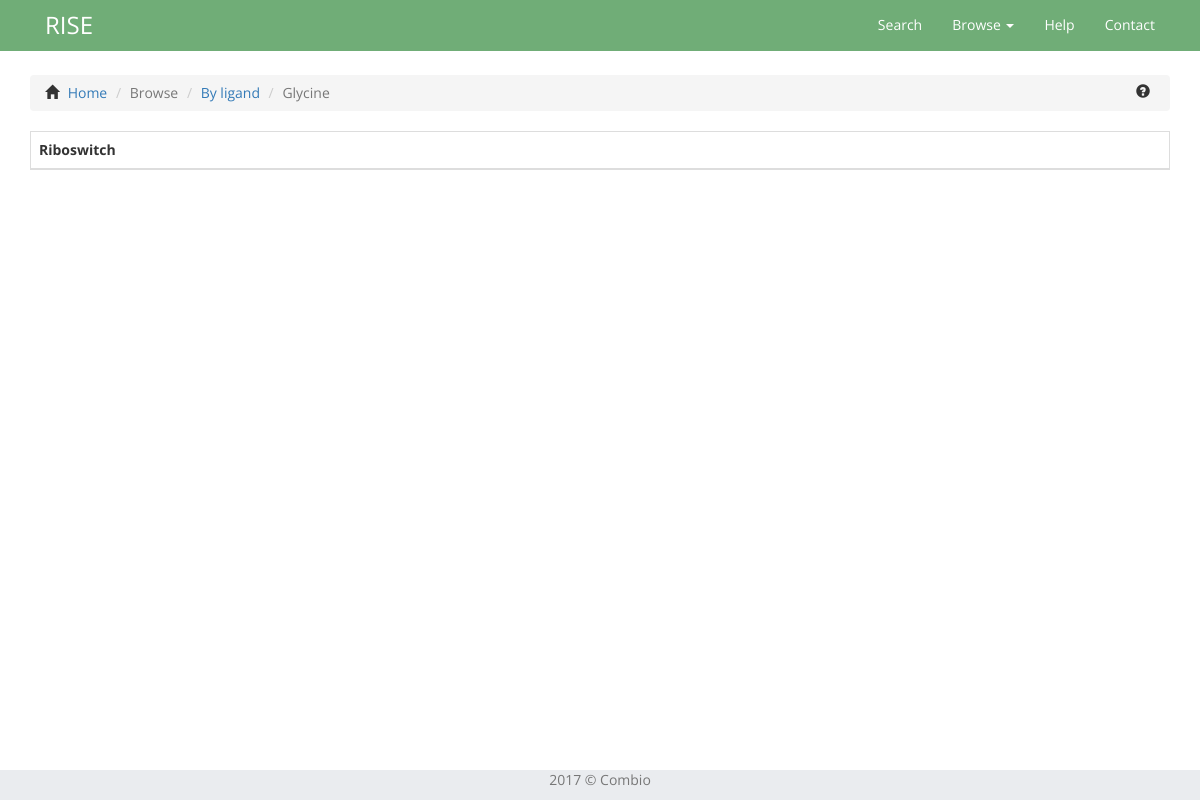
Page /browser/ligand/Glycine/ on the earlier database version.
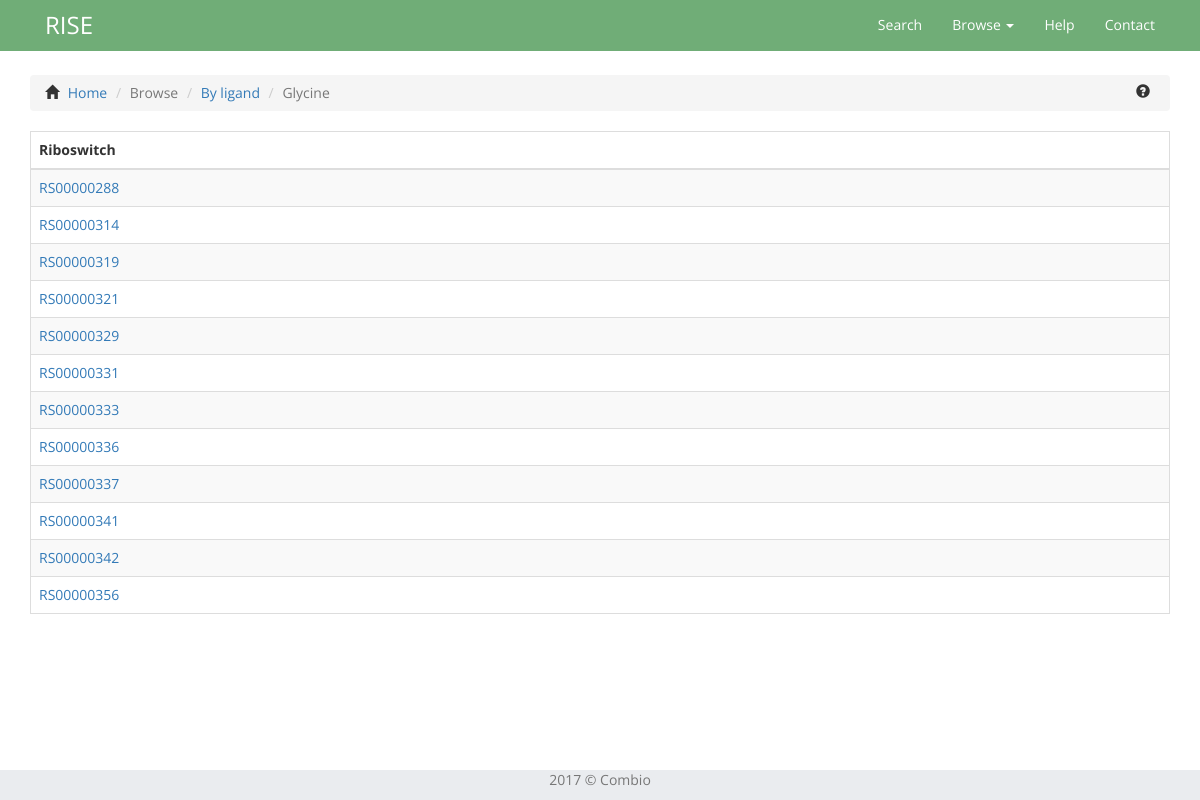
Same page on the later database version.
### database/models.py (models this page shows, shortened)
class Record(models.Model):
	family = models.ForeignKey('RiboFamily', null = True)
	gene = models.OneToOneField('Gene', null = True, related_name = 'gene')
	genes_under_operon_regulation = models.ManyToManyField('Gene', related_name = 'operon_gene') # MANY TO MANY
	terminator = models.OneToOneField('Position', null = True, related_name = 'terminator')
	promoter = models.OneToOneField('Position', null = True, related_name = 'promoter')
	shinedalgarno = models.OneToOneField('Position', null = True, related_name = 'shinedalgarno')
	articles = models.ManyToManyField('Article', related_name = 'article') # MANY TO MANY
	sequence = models.TextField('sekwencja') # Wywalic?
	EFFECT_CHOICES = (
		('+', 'ACTIVATION'),
		('.', 'UNKNOWN'),
		('-', 'SILECING'),
	)
	effect = models.CharField(max_length = 1, choices = EFFECT_CHOICES, default = '.')
	MECHANISM_CHOICES = (
		('TRN', 'TRANSCRIPTION'),
		('TRL', 'TRANSLATION'),
		('UN', 'UNKNOWN'),
		('DG', 'DEGRADATION'),
	)
	mechanism = models.CharField(max_length = 3, choices = MECHANISM_CHOICES, default = 'UN')
	mechanism_confirmation = models.ForeignKey('Article', related_name = 'confirmation', null = True) # ZROBIĆ!
	def name(self):
		return "RS{}".format((str(self.id).zfill(8)))

### database/views.py (the view)
# urls.py: url(r'^browser/ligand/(?P<ligand_name>[A-Za-z]+)/$', views.ligand_details, name='ligand_details'),
def ligand_details(request, ligand_name):
    recordList = []
    name = ligand_name
    for e in Record.objects.all():
        if e.family != None:
            print(e.family.ribo_class.ligands.all())
            if ligand_name in str(e.family.ribo_class.ligands.all()):
                dic = {
                    'id': e.id,
                    'name': e.name,
                    'ligand': None,
                }
                dic['name'] = e.name if e.name != None else dic['name']
                dic['ligand'] = e.family.ribo_class.ligands.all()[0].name if e.family.ribo_class.ligands.all() != None else dic['ligand']
                recordList.append(dic.copy())
    context = {
        'recordList': recordList,
        'name': name,
    }
    return render(request, 'database/ligand_details.html', context)

### database/models.py (called while the page is built)
	def __str__(self):
		return self.name.title()

### database/templates/database/ligand_details.html (shortened to what this page needs)
{% extends 'database/base.html' %}
{% load static %}
{% block css_plugins %}
<link rel="stylesheet" type="text/css" href="{% static "database/plugins/datatables/styles/datatables.bootstrap.min.css" %}">
{% endblock %}
{% block content %}
	<div class="container">
		  <div class="bs-example">
		      <ul class="breadcrumb">
		      	<span class="glyphicon glyphicon-home"></span>
		          <li><a href="{% url 'database:index' %}">Home</a></li>
		          <li class="active">Browse</li>
		          <li><a href="{% url 'database:ligand_browser' %}">By ligand</a></li>
		          <li class="active">{{ name }}</li>
		          <span data-toggle="popover" class="glyphicon glyphicon-question-sign glyphicon-help pull-right" title="Browsing result page" data-content="On this page, you see all the riboswitches which are results of browsing." data-trigger="hover" data-placement="left"></span>
		      </ul>
		  </div>
			<div class="dataTables wrapper form-inline dt-bootstrap no-footer">
				<div class="col-xs-12" id="table_wrapper" >
					<table id="ligand-table" class="table table-striped table-bordered" cellspacing="0" width="100%">
						<thead>
							<tr>
								<th>Riboswitch</th>
							</tr>
						</thead>
							<tbody>
							{% for rr in recordList %}
								<tr role="row">
									<td><a href="{% url 'search:record' rr.name %}">{{ rr.name }}</a></td>
								</tr>
							{% endfor %}
							</tbody>
					</table>
				</div>
			</div>
		</div>
{% endblock %}

Differences in the rows shown:
added Record: name "RS00000288"
added Record: name "RS00000314"
added Record: name "RS00000319"
added Record: name "RS00000321"
added Record: name "RS00000329"
added Record: name "RS00000331"
added Record: name "RS00000333"
added Record: name "RS00000336"
added Record: name "RS00000337"
added Record: name "RS00000341"
added Record: name "RS00000342"
added Record: name "RS00000356"
